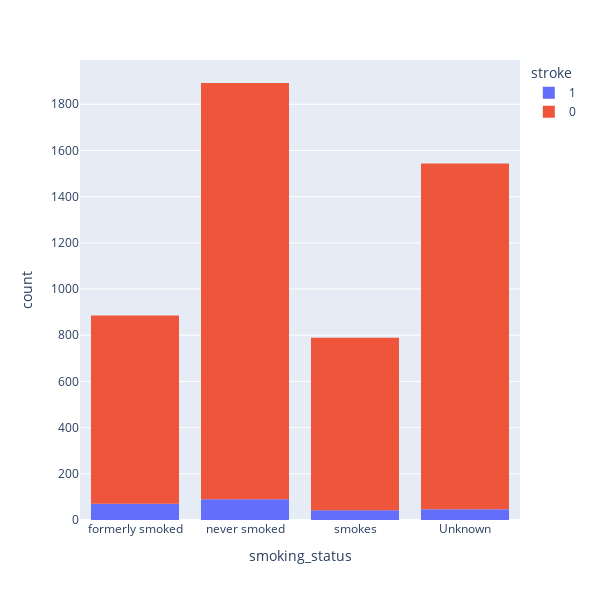

Notebook code for this chart:
### Code cell
fig = px.histogram(df, x="smoking_status", color="stroke",width=600, height=600)
fig.show()

### Figure 1 — Plotly figure (JSON) as saved in the notebook; plotly's stock layout.template omitted (floating-point values rounded to 4 significant figures; data arrays with more than 128 entries replaced by an {"elided": "..."} marker saying what was removed)
{"data": [{"alignmentgroup": "True", "bingroup": "x", "hovertemplate": "stroke=1<br>smoking_status=%{x}<br>count=%{y}<extra></extra>", "legendgroup": "1", "marker": {"color": "#636efa", "pattern": {"shape": ""}}, "name": "1", "offsetgroup": "1", "orientation": "v", "showlegend": true, "type": "histogram", "x": {"elided": "249 str values"}, "xaxis": "x", "yaxis": "y"}, {"alignmentgroup": "True", "bingroup": "x", "hovertemplate": "stroke=0<br>smoking_status=%{x}<br>count=%{y}<extra></extra>", "legendgroup": "0", "marker": {"color": "#EF553B", "pattern": {"shape": ""}}, "name": "0", "offsetgroup": "0", "orientation": "v", "showlegend": true, "type": "histogram", "x": {"elided": "4861 str values"}, "xaxis": "x", "yaxis": "y"}], "layout": {"barmode": "relative", "height": 600, "legend": {"title": {"text": "stroke"}, "tracegroupgap": 0}, "margin": {"t": 60}, "width": 600, "xaxis": {"anchor": "y", "autorange": true, "domain": [0, 1], "range": [-0.5, 3.5], "title": {"text": "smoking_status"}, "type": "category"}, "yaxis": {"anchor": "x", "autorange": true, "domain": [0, 1], "range": [0, 1992.0], "title": {"text": "count"}}}}
